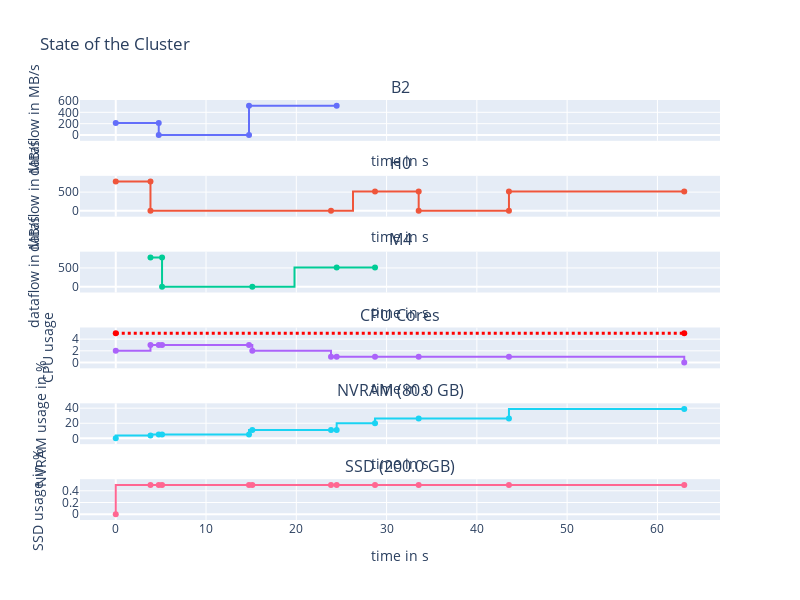

Source (notebook cell):
### Code cell
cbb = ClusterBlackBox()
cbb.compute(placement=[1, 0, 0, 0, 0, 0, 1])
display_run(cbb.data, cbb.cluster)

### Figure 1 — Plotly figure (JSON) as saved in the notebook; plotly's stock layout.template omitted (floating-point values rounded to 4 significant figures)
{"data": [{"line": {"shape": "hvh"}, "name": "B2", "showlegend": false, "text": ["READ|to/from:SSD|volume=1.0 GB", "READ|to/from:SSD|volume=1.0 GB", "COMPUTE|volume=0B", "COMPUTE|volume=0B", "WRITE|to/from:NVRAM|volume=5.0 GB", "WRITE|to/from:NVRAM|volume=5.0 GB"], "textposition": "top center", "type": "scatter", "x": [0, 4.762, 4.762, 14.76, 14.76, 24.47], "xaxis": "x", "y": [210, 210, 0, 0, 515, 515], "yaxis": "y"}, {"line": {"shape": "hvh"}, "name": "H0", "showlegend": false, "text": ["READ|to/from:NVRAM|volume=3.0 GB", "READ|to/from:NVRAM|volume=3.0 GB", "COMPUTE|volume=0B", "COMPUTE|volume=0B", "WRITE|to/from:NVRAM|volume=5.0 GB", "WRITE|to/from:NVRAM|volume=5.0 GB", "COMPUTE|volume=0B", "COMPUTE|volume=0B", "WRITE|to/from:NVRAM|volume=10.0 GB", "WRITE|to/from:NVRAM|volume=10.0 GB"], "textposition": "top center", "type": "scatter", "x": [0, 3.846, 3.846, 23.85, 28.72, 33.55, 33.55, 43.55, 43.55, 62.97], "xaxis": "x2", "y": [780, 780, 0, 0, 515, 515, 0, 0, 515, 515], "yaxis": "y2"}, {"line": {"shape": "hvh"}, "name": "M4", "showlegend": false, "text": ["READ|to/from:NVRAM|volume=4.0 GB", "READ|to/from:NVRAM|volume=4.0 GB", "COMPUTE|volume=0B", "COMPUTE|volume=0B", "WRITE|to/from:NVRAM|volume=7.0 GB", "WRITE|to/from:NVRAM|volume=7.0 GB"], "textposition": "top center", "type": "scatter", "x": [3.846, 5.128, 5.128, 15.13, 24.47, 28.72], "xaxis": "x3", "y": [780, 780, 0, 0, 515, 515], "yaxis": "y3"}, {"line": {"shape": "hv"}, "showlegend": false, "type": "scatter", "x": [0, 3.846, 4.762, 5.128, 14.76, 15.13, 23.85, 24.47, 28.72, 33.55, 43.55, 62.97], "xaxis": "x4", "y": [2, 3, 3, 3, 3, 2, 1, 1, 1, 1, 1, 0], "yaxis": "y4"}, {"line": {"color": "red", "dash": "dot", "shape": "hv", "width": 3}, "showlegend": false, "text": ["Maximum available cores in cluster=5", "Maximum available cores in cluster=5"], "type": "scatter", "x": [0, 62.97], "xaxis": "x4", "y": [5, 5], "yaxis": "y4"}, {"line": {"shape": "vh"}, "name": "NVRAM", "showlegend": false, "text": ["H0|Read|NVRAM | +volume=3.0 GB", "B2|Read|SSD | +volume=1.0 GB", "M4|Read|NVRAM | +volume=4.0 GB", "B2|Compute | +volume=0B", "M4|Compute | +volume=0B", "H0|Compute | +volume=0B", "B2|Write|NVRAM | +volume=5.0 GB", "M4|Write|NVRAM | +volume=7.0 GB", "H0|Write|NVRAM | +volume=5.0 GB", "H0|Compute | +volume=0B", "H0|Write|NVRAM | +volume=10.0 GB"], "textposition": "top center", "type": "scatter", "x": [0, 3.846, 4.762, 5.128, 14.76, 15.13, 23.85, 24.47, 28.72, 33.55, 43.55, 62.97], "xaxis": "x5", "y": [0, 3.75, 5, 5, 5, 11.25, 11.25, 11.25, 20, 26.25, 26.25, 38.75], "yaxis": "y5"}, {"line": {"shape": "vh"}, "name": "SSD", "showlegend": false, "text": ["H0|Read|NVRAM | +volume=3.0 GB", "B2|Read|SSD | +volume=1.0 GB", "M4|Read|NVRAM | +volume=4.0 GB", "B2|Compute | +volume=0B", "M4|Compute | +volume=0B", "H0|Compute | +volume=0B", "B2|Write|NVRAM | +volume=5.0 GB", "M4|Write|NVRAM | +volume=7.0 GB", "H0|Write|NVRAM | +volume=5.0 GB", "H0|Compute | +volume=0B", "H0|Write|NVRAM | +volume=10.0 GB"], "textposition": "top center", "type": "scatter", "x": [0, 3.846, 4.762, 5.128, 14.76, 15.13, 23.85, 24.47, 28.72, 33.55, 43.55, 62.97], "xaxis": "x6", "y": [0, 0.5, 0.5, 0.5, 0.5, 0.5, 0.5, 0.5, 0.5, 0.5, 0.5, 0.5], "yaxis": "y6"}], "layout": {"annotations": [{"font": {"size": 16}, "showarrow": false, "text": "B2", "x": 0.5, "xanchor": "center", "xref": "paper", "y": 1.0, "yanchor": "bottom", "yref": "paper"}, {"font": {"size": 16}, "showarrow": false, "text": "H0", "x": 0.5, "xanchor": "center", "xref": "paper", "y": 0.8194, "yanchor": "bottom", "yref": "paper"}, {"font": {"size": 16}, "showarrow": false, "text": "M4", "x": 0.5, "xanchor": "center", "xref": "paper", "y": 0.6389, "yanchor": "bottom", "yref": "paper"}, {"font": {"size": 16}, "showarrow": false, "text": "CPU Cores", "x": 0.5, "xanchor": "center", "xref": "paper", "y": 0.4583, "yanchor": "bottom", "yref": "paper"}, {"font": {"size": 16}, "showarrow": false, "text": "NVRAM (80.0 GB)", "x": 0.5, "xanchor": "center", "xref": "paper", "y": 0.2778, "yanchor": "bottom", "yref": "paper"}, {"font": {"size": 16}, "showarrow": false, "text": "SSD (200.0 GB)", "x": 0.5, "xanchor": "center", "xref": "paper", "y": 0.09722, "yanchor": "bottom", "yref": "paper"}], "height": 600, "title": {"text": "State of the Cluster"}, "width": 800, "xaxis": {"anchor": "y", "domain": [0, 1], "matches": "x6", "showticklabels": false, "title": {"text": "time in s"}}, "xaxis2": {"anchor": "y2", "domain": [0, 1], "matches": "x6", "showticklabels": false, "title": {"text": "time in s"}}, "xaxis3": {"anchor": "y3", "domain": [0, 1], "matches": "x6", "showticklabels": false, "title": {"text": "time in s"}}, "xaxis4": {"anchor": "y4", "domain": [0, 1], "matches": "x6", "showticklabels": false, "title": {"text": "time in s"}}, "xaxis5": {"anchor": "y5", "domain": [0, 1], "matches": "x6", "showticklabels": false, "title": {"text": "time in s"}}, "xaxis6": {"anchor": "y6", "domain": [0, 1], "title": {"text": "time in s"}}, "yaxis": {"anchor": "x", "domain": [0.9028, 1.0], "title": {"text": "dataflow in MB/s"}}, "yaxis2": {"anchor": "x2", "domain": [0.7222, 0.8194], "title": {"text": "dataflow in MB/s"}}, "yaxis3": {"anchor": "x3", "domain": [0.5417, 0.6389], "title": {"text": "dataflow in MB/s"}}, "yaxis4": {"anchor": "x4", "domain": [0.3611, 0.4583], "title": {"text": "CPU usage"}}, "yaxis5": {"anchor": "x5", "domain": [0.1806, 0.2778], "title": {"text": "NVRAM usage in %"}}, "yaxis6": {"anchor": "x6", "domain": [0, 0.09722], "title": {"text": "SSD usage in %"}}}}
